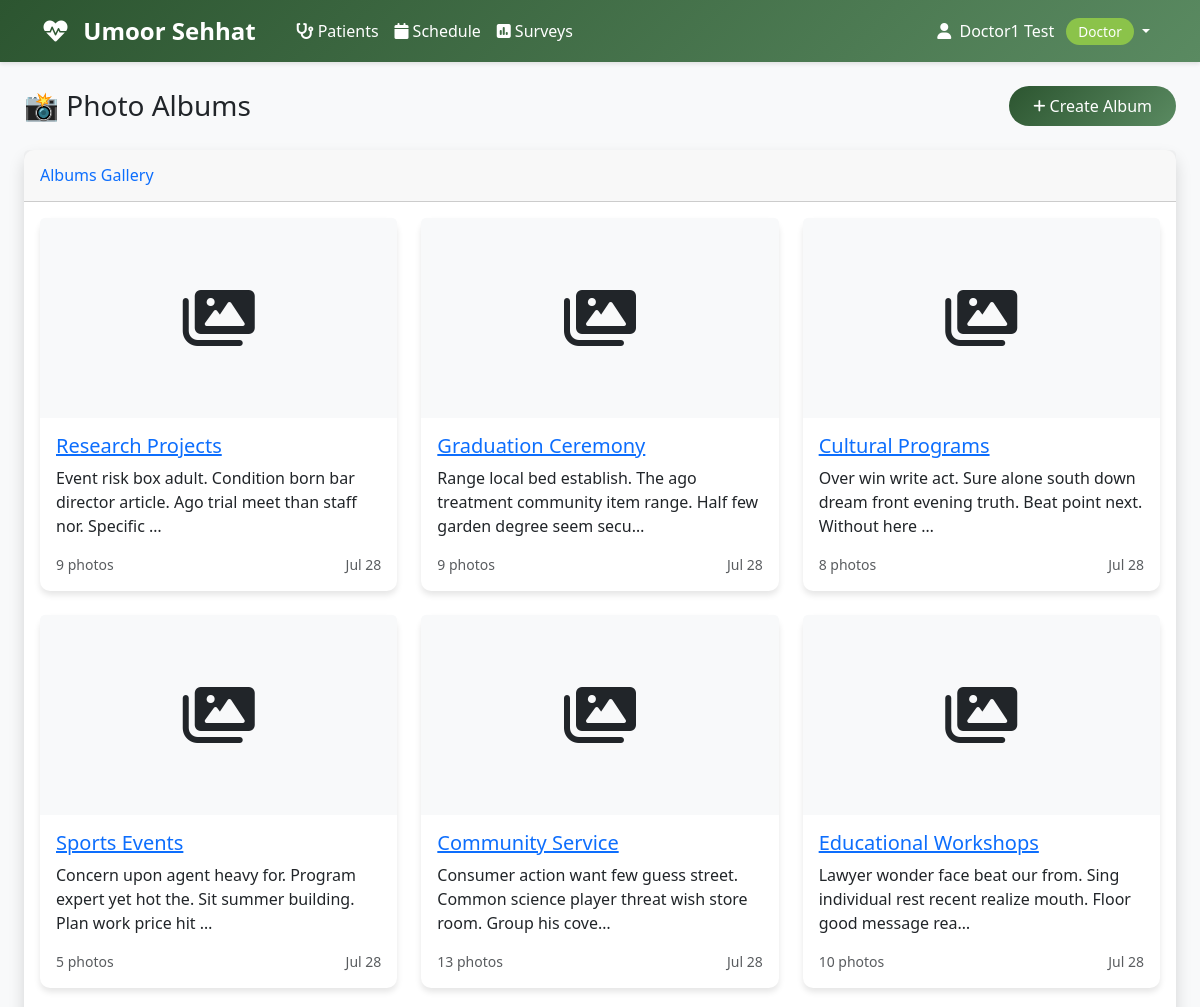
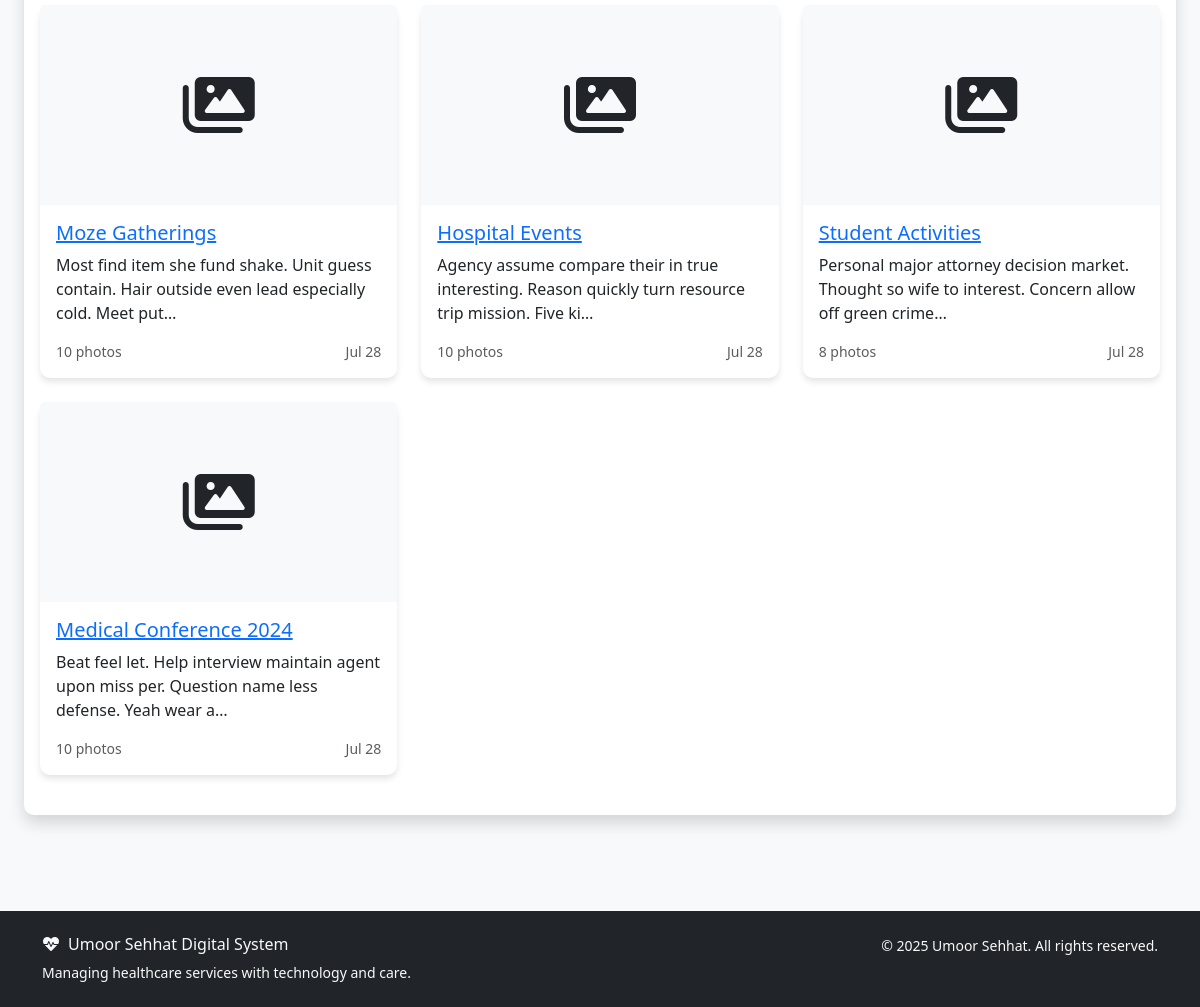
The page /photos/albums/ (signed in) on the database its author committed (2 pictures, top to bottom).
### accounts/models.py (models this page shows, shortened)
class User(AbstractUser):
    ROLE_CHOICES = [
        ('aamil', 'Aamil'),
        ('moze_coordinator', 'Moze Coordinator'),
        ('doctor', 'Doctor'),
        ('student', 'Student'),
        ('badri_mahal_admin', 'Badri Mahal Admin'),
    ]
    role = models.CharField(max_length=20, choices=ROLE_CHOICES, default='student')
    its_id = models.CharField(
        max_length=8,
        unique=True,
        null=True,
        blank=True,
        validators=[RegexValidator(
            regex=r'^\d{8}$',
            message='ITS ID must be exactly 8 digits',
            code='invalid_its_id'
        )],
        help_text='8-digit ITS ID'
    )
    phone_number = models.CharField(max_length=15, blank=True, null=True)
    profile_photo = models.URLField(blank=True, null=True)
    arabic_name = models.CharField(max_length=100, blank=True, null=True)
    age = models.PositiveIntegerField(blank=True, null=True)
    verified_certificate = models.FileField(upload_to='certificates/', blank=True, null=True)
    specialty = models.CharField(max_length=100, blank=True, null=True)
    college = models.CharField(max_length=100, blank=True, null=True)  # For students
    specialization = models.CharField(max_length=100, blank=True, null=True)  # For students
    created_at = models.DateTimeField(auto_now_add=True)
    updated_at = models.DateTimeField(auto_now=True)
    def get_full_name(self):
        if self.arabic_name:
            return self.arabic_name
        return super().get_full_name() or self.username
    @property
    def is_aamil(self):
        return self.role == 'aamil'
    @property
    def is_moze_coordinator(self):
        return self.role == 'moze_coordinator'
    @property
    def is_doctor(self):
        return self.role == 'doctor'
    @property
    def is_student(self):
        return self.role == 'student'
    @property
    def is_admin(self):
        return self.role == 'badri_mahal_admin' or self.is_superuser
    class Meta:
        verbose_name = 'User'
        verbose_name_plural = 'Users'
        ordering = ['first_name', 'last_name']

### photos/models.py (models this page shows, shortened)
class PhotoAlbum(models.Model):
    name = models.CharField(max_length=100)
    description = models.TextField(blank=True, null=True)
    moze = models.ForeignKey(Moze, on_delete=models.CASCADE, related_name='photo_albums')
    created_by = models.ForeignKey(settings.AUTH_USER_MODEL, on_delete=models.CASCADE, related_name='created_albums')
    photos = models.ManyToManyField(Photo, related_name='albums', blank=True)
    cover_photo = models.ForeignKey(
        Photo,
        on_delete=models.SET_NULL,
        null=True,
        blank=True,
        related_name='albums_as_cover'
    )
    is_public = models.BooleanField(default=False)
    allow_uploads = models.BooleanField(default=True, help_text='Allow team members to upload photos')
    event_date = models.DateField(blank=True, null=True)
    created_at = models.DateTimeField(auto_now_add=True)
    updated_at = models.DateTimeField(auto_now=True)
    class Meta:
        ordering = ['-created_at']
        unique_together = ['name', 'moze']
        verbose_name = 'Photo Album'
        verbose_name_plural = 'Photo Albums'

### photos/views.py (the view, shortened to what this page needs)
# urls.py: path('albums/', views.PhotoAlbumListView.as_view(), name='album_list'),
class PhotoAlbumListView(LoginRequiredMixin, ListView):
    model = PhotoAlbum
    template_name = 'photos/album_list.html'
    context_object_name = 'albums'
    paginate_by = 12
    def get_queryset(self):
        user = self.request.user
        if user.role == 'admin':
            queryset = PhotoAlbum.objects.all()
        elif user.role == 'aamil' or user.role == 'moze_coordinator':
            queryset = PhotoAlbum.objects.filter(
                Q(moze__aamil=user) | Q(moze__moze_coordinator=user) | Q(created_by=user)
            )
        else:
            queryset = PhotoAlbum.objects.filter(
                Q(is_public=True) | Q(created_by=user)
            )
        moze_filter = self.request.GET.get('moze')
        if moze_filter:
            queryset = queryset.filter(moze_id=moze_filter)
        privacy_filter = self.request.GET.get('privacy')
        if privacy_filter == 'public':
            queryset = queryset.filter(is_public=True)
        elif privacy_filter == 'private':
            queryset = queryset.filter(is_public=False)
        search = self.request.GET.get('search')
        return queryset.select_related('created_by', 'moze').prefetch_related(
            'photos'
        ).annotate(photo_count=Count('photos')).order_by('-created_at')
    def get_context_data(self, **kwargs):
        context = super().get_context_data(**kwargs)
        user = self.request.user
        if user.role == 'admin' or user.role == 'aamil' or user.role == 'moze_coordinator':
            context['moze_options'] = Moze.objects.filter(is_active=True)
        context['current_filters'] = {
            'moze': self.request.GET.get('moze', ''),
            'privacy': self.request.GET.get('privacy', ''),
            'search': self.request.GET.get('search', ''),
        }
        return context

### templates/photos/album_list.html (shortened to what this page needs)
{% extends 'base.html' %}
{% block content %}
<div class="container-fluid">
    <div class="row mb-4">
        <div class="col-12">
            <div class="d-sm-flex align-items-center justify-content-between">
                <h1 class="h3 mb-0 text-gray-800">📸 Photo Albums</h1>
        <a href="{% url 'photos:album_create' %}" class="btn btn-primary">
            <i class="fas fa-plus fa-sm"></i> Create Album
        </a>
            </div>
        </div>
    </div>
        <div class="card shadow mb-4">
            <div class="card-header py-3">
                <h6 class="m-0 font-weight-bold text-primary">Albums Gallery</h6>
            </div>
            <div class="card-body">
                {% if albums %}
                    <div class="row">
                        {% for album in albums %}
                        <div class="col-md-6 col-lg-4 mb-4">
                            <div class="card h-100">
                                <div class="card-img-top bg-light d-flex align-items-center justify-content-center" style="height: 200px;">
                                    {% if album.photos.first and album.photos.first.image %}
                                        <img src="{{ album.photos.first.image.url }}" class="img-fluid" style="max-height: 190px; object-fit: cover;">
                                    {% else %}
                                        <i class="fas fa-images fa-4x text-gray-300"></i>
                                    {% endif %}
                                </div>
                                <div class="card-body">
                                    <h5 class="card-title">
                                        <a href="{% url 'photos:album_detail' album.pk %}">{{ album.name }}</a>
                                    </h5>
                                    <p class="card-text">{{ album.description|truncatechars:100 }}</p>
                                    <div class="d-flex justify-content-between align-items-center">
                                        <small class="text-muted">{{ album.photo_count }} photos</small>
                                        <small class="text-muted">{{ album.created_at|date:"M d" }}</small>
                                    </div>
                                </div>
                            </div>
                        </div>
                        {% endfor %}
                    </div>
                {% endif %}
            </div>
        </div>
</div>
{% endblock %}

### templates/base.html (shortened to what this page needs)
<!DOCTYPE html>
<html lang="en">
<head>
    <link href="https://cdn.jsdelivr.net/npm/bootstrap@5.3.0/dist/css/bootstrap.min.css" rel="stylesheet">
    <link href="https://cdnjs.cloudflare.com/ajax/libs/font-awesome/6.0.0/css/all.min.css" rel="stylesheet">
</head>
<body>
    <nav class="navbar navbar-expand-lg navbar-custom">
        <div class="container">
            <a class="navbar-brand text-white" href="{% url 'dashboard' %}">
                <i class="fas fa-heartbeat me-2"></i>
                Umoor Sehhat
            </a>
            <div class="collapse navbar-collapse" id="navbarNav">
                {% if user.is_authenticated %}
                    <ul class="navbar-nav me-auto">
                        {% if user.is_doctor %}
                            <li class="nav-item">
                                <a class="nav-link" href="#">
                                    <i class="fas fa-stethoscope me-1"></i>Patients
                                </a>
                            </li>
                            <li class="nav-item">
                                <a class="nav-link" href="#">
                                    <i class="fas fa-calendar me-1"></i>Schedule
                                </a>
                            </li>
                        {% endif %}
                        <li class="nav-item">
                            <a class="nav-link" href="{% url 'surveys:list' %}" class="text-decoration-none">
                                <i class="fas fa-poll me-1"></i>Surveys
                            </a>
                        </li>
                    </ul>
                    <ul class="navbar-nav">
                        <li class="nav-item dropdown">
                            <a class="nav-link dropdown-toggle" href="#" id="navbarDropdown" role="button" data-bs-toggle="dropdown">
                                <i class="fas fa-user me-1"></i>
                                {{ user.get_full_name|default:user.username }}
                                <span class="role-badge ms-2">{{ user.get_role_display }}</span>
                            </a>
                        </li>
                    </ul>
                {% endif %}
            </div>
        </div>
    </nav>
    <main class="container-fluid py-4">
        {% block content %}{% endblock %}
    </main>
    <footer class="bg-dark text-light py-4 mt-5">
        <div class="container">
            <div class="row">
                <div class="col-md-6">
                    <h6><i class="fas fa-heartbeat me-2"></i>Umoor Sehhat Digital System</h6>
                    <p class="small mb-0">Managing healthcare services with technology and care.</p>
                </div>
                <div class="col-md-6 text-md-end">
                    <p class="small mb-0">
                        &copy; {% now "Y" %} Umoor Sehhat. All rights reserved.
                    </p>
                </div>
            </div>
        </div>
    </footer>
</body>
</html>

### templates/base.html (style rules this page uses)
:root { --primary-color: #2c5530; --secondary-color: #5a8a61; --accent-color: #8bc34a; --text-dark: #2d3436; --bg-light: #f8f9fa; }
body { font-family: 'Segoe UI', Tahoma, Geneva, Verdana, sans-serif; background-color: var(--bg-light); }
.navbar-brand { font-weight: bold; color: white !important; font-size: 1.5rem; margin-right: 2rem; }
.navbar-custom { background: linear-gradient(135deg, var(--primary-color), var(--secondary-color)); box-shadow: 0 2px 4px rgba(0,0,0,.1); }
.navbar-custom .navbar-nav .nav-link { color: white !important; font-weight: 500; transition: all 0.3s ease; }
.card { border: none; border-radius: 10px; box-shadow: 0 4px 6px rgba(0,0,0,.1); transition: transform 0.3s ease; }
.btn-primary { background: linear-gradient(135deg, var(--primary-color), var(--secondary-color)); border: none; border-radius: 25px; padding: 8px 24px; font-weight: 500; transition: all 0.3s ease; }
.role-badge { background: var(--accent-color); color: white; padding: 4px 12px; border-radius: 20px; font-size: 0.85rem; font-weight: 500; }

### rows shown on the page
User: get_full_name "Doctor1 Test", role "Doctor"
PhotoAlbum: name "Research Projects", description "Event risk box adult. Condition born bar director article. Ago trial meet than staff nor. Specific …", photo_count "9", created_at "Jul 28"
PhotoAlbum: name "Graduation Ceremony", description "Range local bed establish. The ago treatment community item range. Half few garden degree seem secu…", photo_count "9", created_at "Jul 28"
PhotoAlbum: name "Cultural Programs", description "Over win write act. Sure alone south down dream front evening truth. Beat point next. Without here …", photo_count "8", created_at "Jul 28"
PhotoAlbum: name "Sports Events", description "Concern upon agent heavy for. Program expert yet hot the. Sit summer building. Plan work price hit …", photo_count "5", created_at "Jul 28"
PhotoAlbum: name "Community Service", description "Consumer action want few guess street. Common science player threat wish store room. Group his cove…", photo_count "13", created_at "Jul 28"
PhotoAlbum: name "Educational Workshops", description "Lawyer wonder face beat our from. Sing individual rest recent realize mouth. Floor good message rea…", photo_count "10", created_at "Jul 28"
PhotoAlbum: name "Moze Gatherings", description "Most find item she fund shake. Unit guess contain. Hair outside even lead especially cold. Meet put…", photo_count "10", created_at "Jul 28"
PhotoAlbum: name "Hospital Events", description "Agency assume compare their in true interesting. Reason quickly turn resource trip mission. Five ki…", photo_count "10", created_at "Jul 28"
PhotoAlbum: name "Student Activities", description "Personal major attorney decision market. Thought so wife to interest. Concern allow off green crime…", photo_count "8", created_at "Jul 28"
PhotoAlbum: name "Medical Conference 2024", description "Beat feel let. Help interview maintain agent upon miss per. Question name less defense. Yeah wear a…", photo_count "10", created_at "Jul 28"
